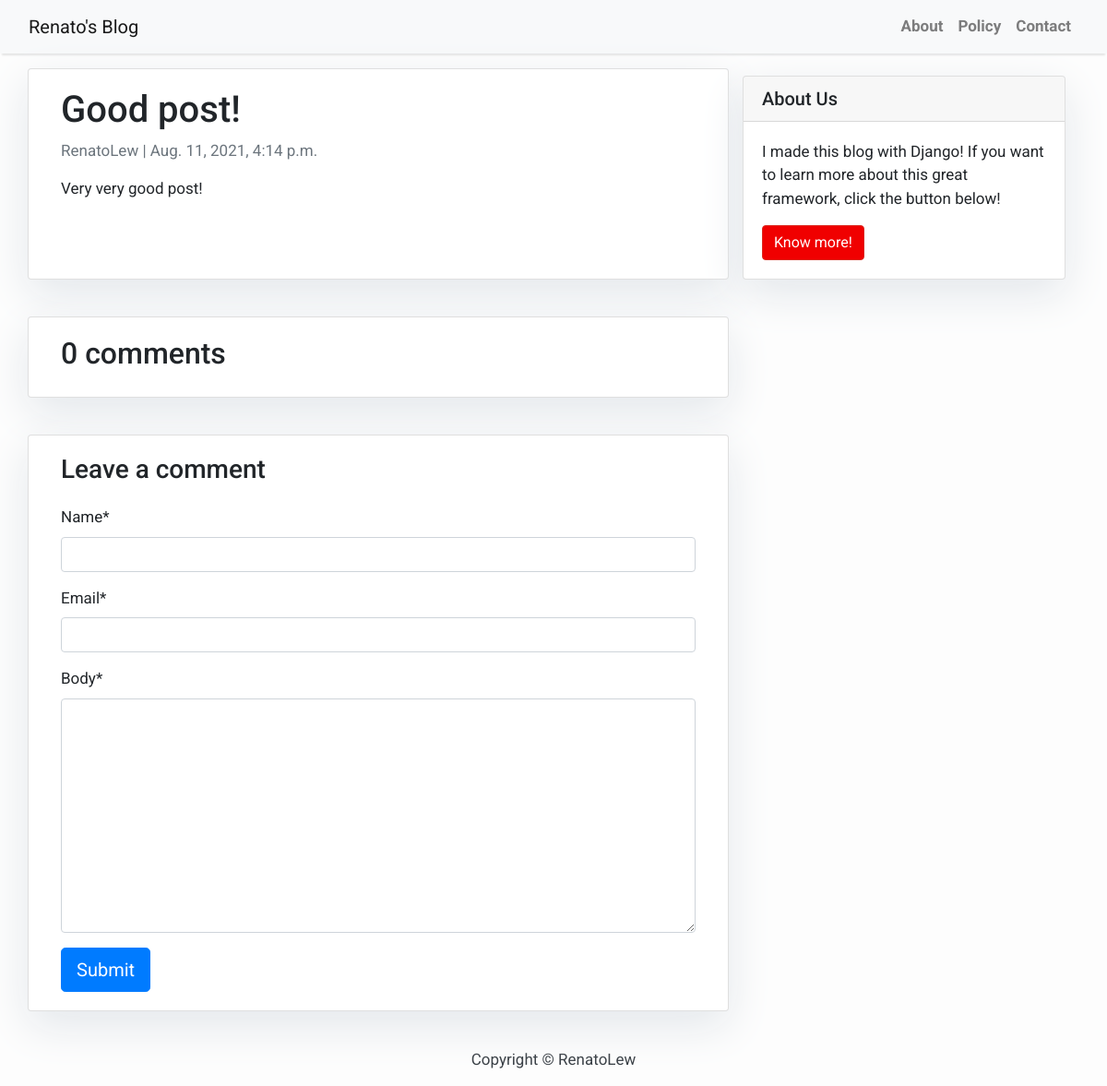
The page /good-post/ on the database its author committed.
### blog/models.py (models this page shows, shortened)
class Post(models.Model):
    title = models.CharField(max_length=200, unique=True)
    slug = models.SlugField(max_length=200, unique=True)
    author = models.ForeignKey(User, on_delete=models.CASCADE, related_name='blog_posts')
    updated_on = models.DateTimeField(auto_now=True)
    content = models.TextField()
    created_on = models.DateTimeField(auto_now_add=True)
    status = models.IntegerField(choices=STATUS, default=0)
    class Meta:
        ordering = ['-created_on']

### blog/views.py (the view)
# urls.py: path('<slug:slug>/', views.post_detail, name='post_detail')
def post_detail(request, slug):
    template_name = 'post_detail.html'
    post = get_object_or_404(Post, slug=slug)
    comments = post.comments.filter(active=True)
    new_comment = None
    if request.method == 'POST':
        comment_form = CommentForm(data=request.POST)
        if comment_form.is_valid():
            new_comment = comment_form.save(commit=False)
            new_comment.post = post
            new_comment.save()
    else:
        comment_form = CommentForm()
    return render(request, template_name, { 'post': post,
                                            'comments': comments,
                                            'new_comment': new_comment,
                                            'comment_form': comment_form})

### blog/forms.py
class CommentForm(forms.ModelForm):
    class Meta:
        model = Comment
        fields = ('name', 'email', 'body')

### templates/post_detail.html (shortened to what this page needs)
{% extends 'base.html' %} {% block content %} {% load crispy_forms_tags %}
<div class="container">
  <div class="row">
    <div class="col-md-8 card mb-4  mt-3 left  top">
      <div class="card-body">
        <h1>{% block title %} {{ post.title }} {% endblock title %}</h1>
        <p class=" text-muted">{{ post.author }} | {{ post.created_on }}</p>
        <p class="card-text ">{{ post.content | safe }}</p>
      </div>
    </div>
    {% block sidebar %} {% include 'sidebar.html' %} {% endblock sidebar %}
    <div class="col-md-8 card mb-4  mt-3 ">
      <div class="card-body">
        <h2>{{ comments.count }} comments</h2>
      </div>
    </div>
    <div class="col-md-8 card mb-4  mt-3 ">
      <div class="card-body">
        {% if new_comment %}
        <div class="alert alert-success" role="alert">
          Your comment is awaiting moderation
        </div>
        {% else %}
        <h3>Leave a comment</h3>
        <form method="post" style="margin-top: 1.3em;">
          {{ comment_form | crispy }}
          <button type="submit" class="btn btn-primary  btn-lg">Submit</button>
        </form>
        {% endif %}
      </div>
    </div>
  </div>
</div>
{% endblock content %}

### templates/base.html (style rules this page uses)
body { font-family: "Roboto", sans-serif; font-size: 17px; background-color: #fdfdfd; }

### templates/sidebar.html (style rules this page uses)
.card { box-shadow: 0 16px 48px #E3E7EB; }

### rows shown on the page
Post: title "Good post!", author "RenatoLew", created_on "Aug. 11, 2021, 4:14 p.m.", content "Very very good post!"

### other values the page prints
{{ comments.count }} "0"
